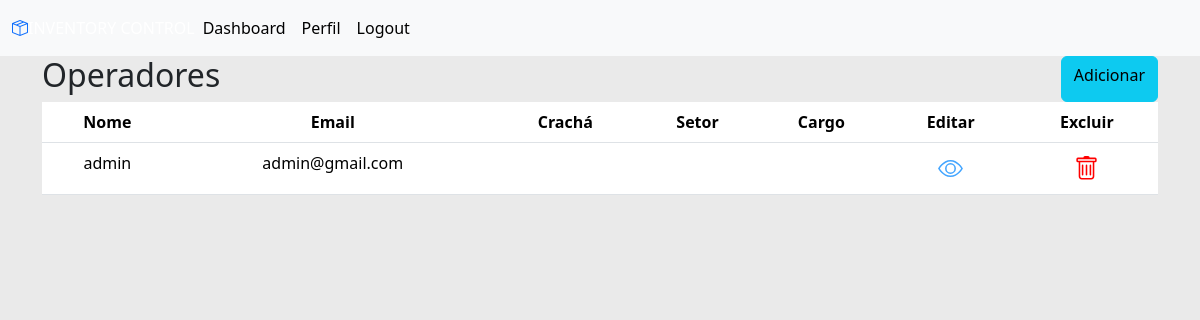
The app's page /operators/ (signed in), older data.
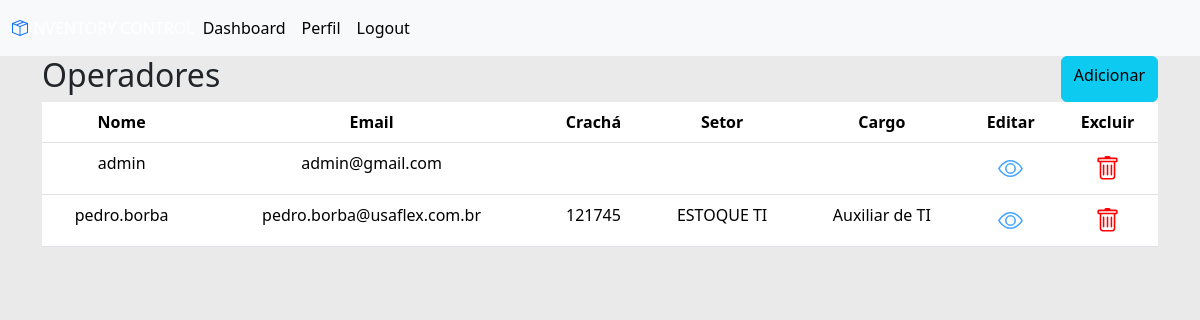
The same page, newer data.
### user/models.py (models this page shows)
class User(AbstractUser):
    badge = models.IntegerField(null=True, blank=True, unique=True)
    ranking = models.CharField(max_length=100, null=True, blank=True)
    sector = models.ForeignKey(Sector, on_delete=models.SET_NULL, null=True, blank=True)

### dashboard/models.py (models this page shows)
class Sector(models.Model):
    name = models.CharField(max_length=100, blank=False)
    def __str__(self):
        return f'{self.name}'

### user/views.py (the view)
# urls.py: path('operators/', user_views.operators, name='dashboard-operators'),
@login_required
def operators(request):
    user = User.objects.all()
    context = {'user': user}
    return render(request, 'main/operators/index.html', context)

### templates/main/operators/index.html (shortened to what this page needs)
{% extends 'partials/base.html' %}
{% block content %}
    <div class="row">
        <div class="col-lg-4">
            <h2>Operadores</h2>
        </div>
        <div class="col-lg-4"></div>
        <div class="col-lg-4 d-flex justify-content-end">
            <a href="{% url 'dashboard-create-operator' %}" class="btn btn-info float-right">Adicionar</a>
        </div>
    </div>
    <div class="row">
        <div class="col-lg">
            <table class="table bg-white">
                <thead class="bg-info text-white">
                    <tr>
                        <th class="col text-center">Nome</th>
                        <th class="col text-center">Email</th>
                        <th class="col text-center">Crachá</th>
                        <th class="col text-center">Setor</th>
                        <th class="col text-center">Cargo</th>
                        <th class="col text-center">Editar</th>
                        <th class="col text-center">Excluir</th>
                    </tr>
                </thead>
                <tbody>
                    {% for user in user %}
                        <tr>
                            <td class="col text-center">{{user.username}}</td>
                            <td class="col text-center">{{user.email}}</td>
                            <td class="col text-center">{{user.badge | default_if_none:""}}</td>
                            <td class="col text-center">{{user.sector | default_if_none:""}}</td>
                            <td class="col text-center">{{user.ranking | default_if_none:""}}</td>
                            <td class="col text-center">
                                <a class="btn btn-sm mr-2" href="">
                                </a>
                            </td>
                            <td class="col text-center">
                                <a class="btn btn-sm ml-2" href="">
                                </a>
                            </td>
                        </tr>
                    {% endfor %}
                </tbody>
            </table>
        </div>
    </div>
{% endblock %}

Row changes from the older to the newer data that the page shows:
added User: username "pedro.borba", email "pedro.borba@usaflex.com.br", badge "121745", sector "ESTOQUE TI", ranking "Auxiliar de TI"
